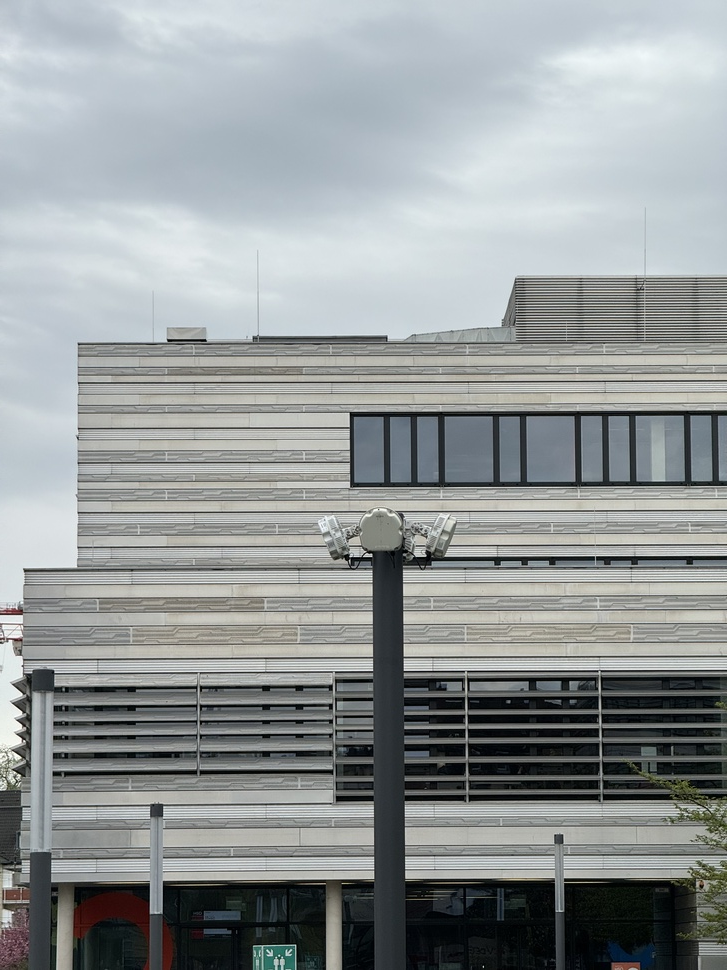
#> input picture images/HSD_duesseldorf_IMG_9907.jpg, 727 x 970 px, shrunk from 3024 x 4032 before the run, found by its file name
$ python colorvec1.py
#> lines starting #> are read from the running program, lines starting #| are printed output that depends on the picture; after the words box and inside, x2 and y2 are one past the last pixel; in counts of white or black regions, pixels touching at a corner belong together
import cv2 as cv
import numpy as np

class ColorVecCalculator:

    def _init_(self):
        self.hls_bins = [18, 4, 4]
        self.hls_max = [180, 256, 256]
        self.epsilon = 10e-10

    def filter_l_s(self, arr: np.ndarray):
        mask = (arr[...,1] > 20) & (arr[...,2] > 50)
        return arr[mask]


    def gen_color_vec(self, img_path: str):
        img = cv.imread(img_path)
#> img is the input picture: shape (970, 727, 3); mean B, G, R 153.1, 152.3, 147.3
        img = cv.cvtColor(img, cv.COLOR_BGR2HLS)
#> img: shape (970, 727, 3); mean of channels 0, 1, 2 76.8, 150.7, 31.2
        hls = self.quantize_channels(img)
        hist = []
        for i in range(hls.shape[-1]):
            idx, counts = np.unique(hls[:, i], return_counts=True)
            bins = np.zeros(self.hls_bins[i])
            bins[idx.astype(int)] = counts #are ints anyway
            hist.append(bins)

        vec = np.concatenate(hist).reshape(1, -1).astype(np.float32)
        return vec

    def quantize_channels(self, hls_arr: np.ndarray):
        hls = self.filter_l_s(hls_arr)
#> in filter_l_s, `mask = (arr[...,1] > 20) & (arr[...,2] > 50)`:
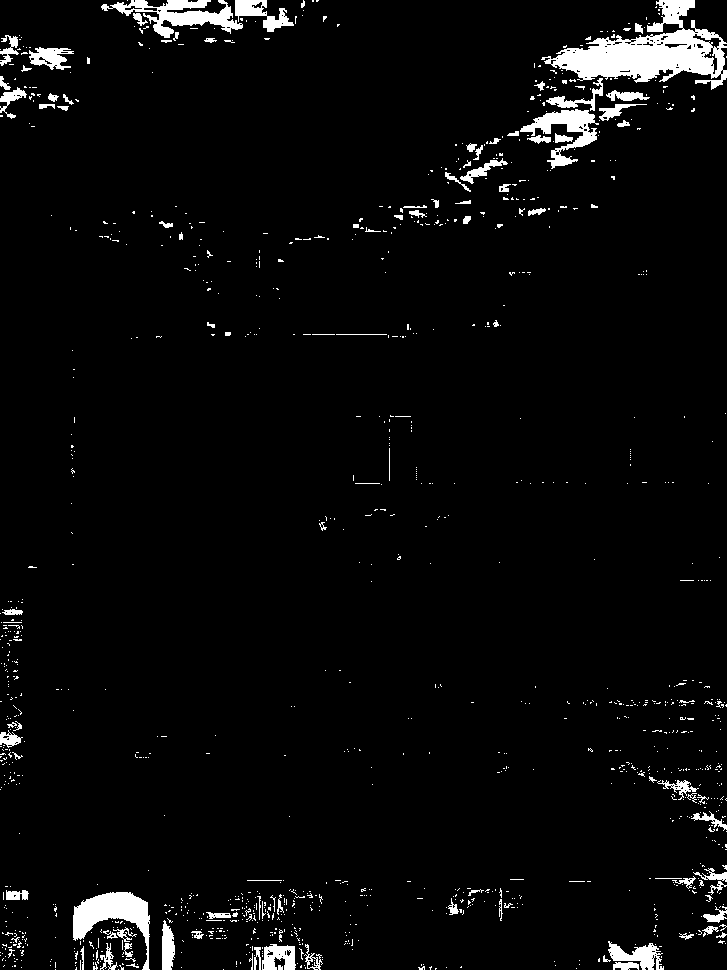
#> mask: shape (970, 727) bool; 3.9% white; 1192 white regions (1084 under 20 px), largest, box (x1, y1, x2, y2) and area: (541, 0, 727, 90) 6870, (73, 892, 150, 970) 2365, (101, 0, 243, 38) 2117
        hls = hls/np.array([180, 256, 256])
        for i in range(hls.shape[-1]):
            hls[...,i] = np.floor(hls[..., i] * self.hls_bins[i])
            hls[...,i][hls[..., i] == self.hls_bins[i]] = self.hls_bins[i]-1  #edge case hue=180
        return hls

if __name__ == "__main__":
    cvc = ColorVecCalculator()
#> (the run stopped early here; a loop or call above may not have finished)

$ run again, with images/HSD_duesseldorf_IMG_9904.jpg copied over images/HSD_duesseldorf_IMG_9907.jpg
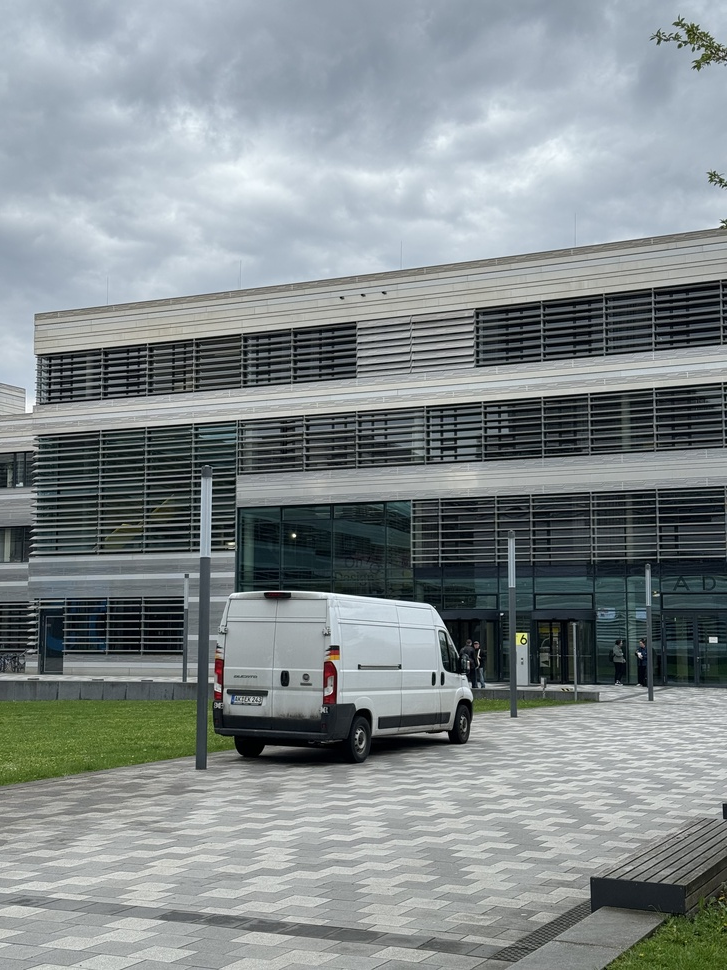
#> input picture images/HSD_duesseldorf_IMG_9904.jpg, 727 x 970 px, shrunk from 3024 x 4032 before the run, found by its file name
#> in gen_color_vec, img is the input picture: shape (970, 727, 3); mean B, G, R 140.8, 139.1, 131.2
#> img: shape (970, 727, 3); mean of channels 0, 1, 2 86.4, 136.8, 36.6
#> in filter_l_s, `mask = (arr[...,1] > 20) & (arr[...,2] > 50)`:
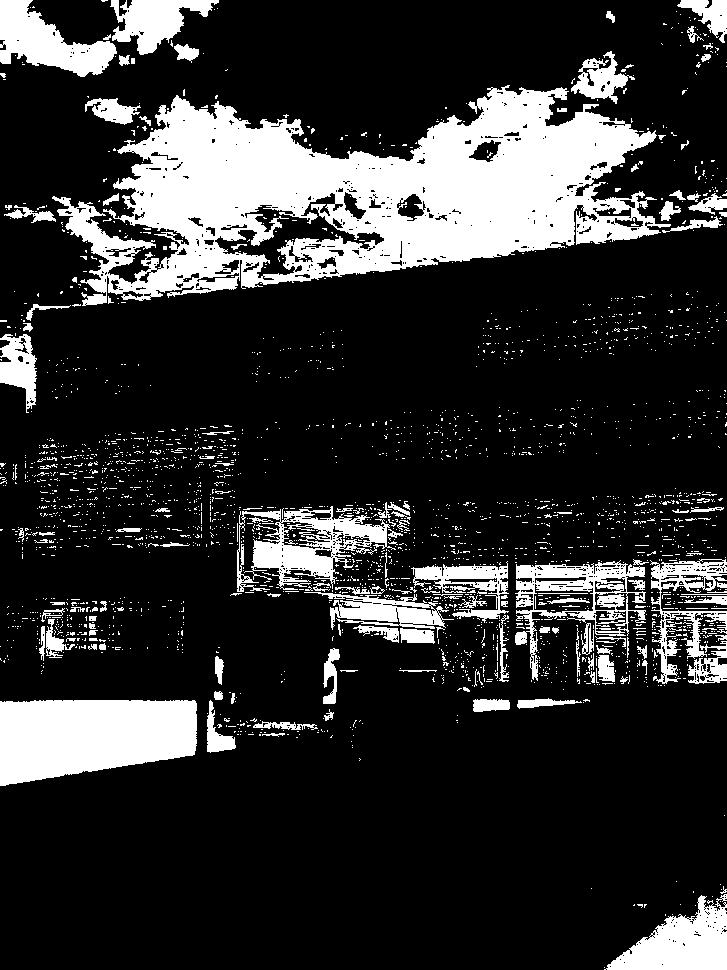
#> mask: shape (970, 727) bool; 19.2% white; 2667 white regions (2512 under 20 px), largest, box (x1, y1, x2, y2) and area: (52, 85, 671, 306) 66555, (0, 700, 197, 786) 13736, (237, 506, 396, 592) 5494

$ run again, with images/HSD_duesseldorf_IMG_9908.jpg copied over images/HSD_duesseldorf_IMG_9907.jpg
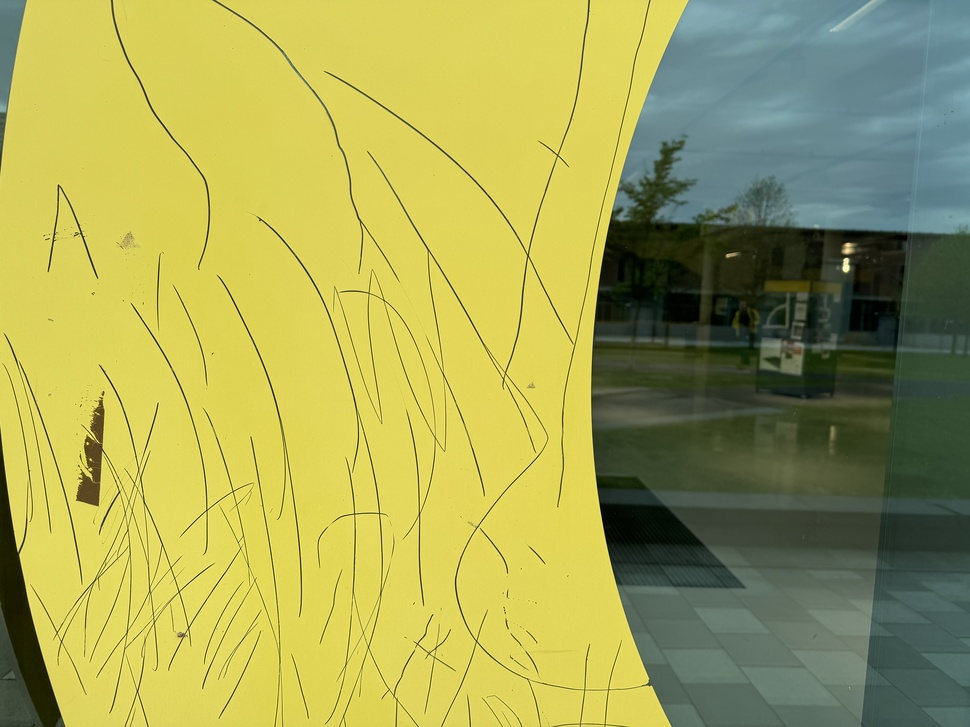
#> input picture images/HSD_duesseldorf_IMG_9908.jpg, 970 x 727 px, shrunk from 5712 x 4284 before the run, found by its file name
#> in gen_color_vec, img is the input picture: shape (727, 970, 3); mean B, G, R 85.8, 164.2, 164.1
#> img: shape (727, 970, 3); mean of channels 0, 1, 2 42.1, 126.5, 131
#> in filter_l_s, `mask = (arr[...,1] > 20) & (arr[...,2] > 50)`:
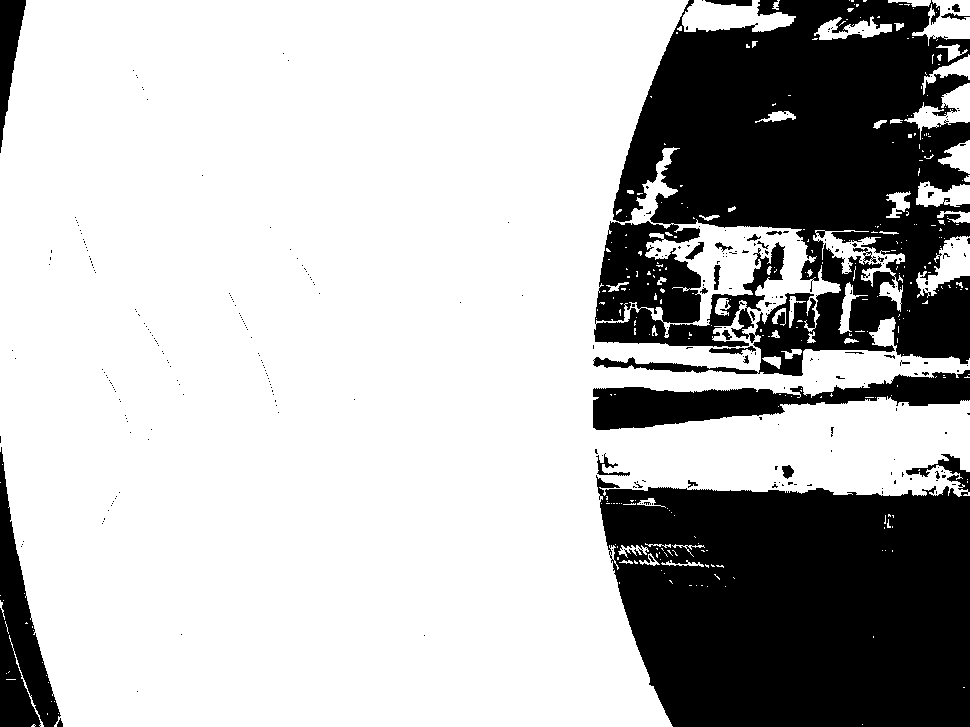
#> mask: shape (727, 970) bool; 72.3% white; 308 black regions (280 under 20 px), largest, box (x1, y1, x2, y2) and area: (593, 0, 970, 376) 93338, (596, 454, 970, 727) 80362, (593, 370, 970, 430) 9724

$ run again, with images/HSD_duesseldorf_IMG_9911.jpg copied over images/HSD_duesseldorf_IMG_9907.jpg
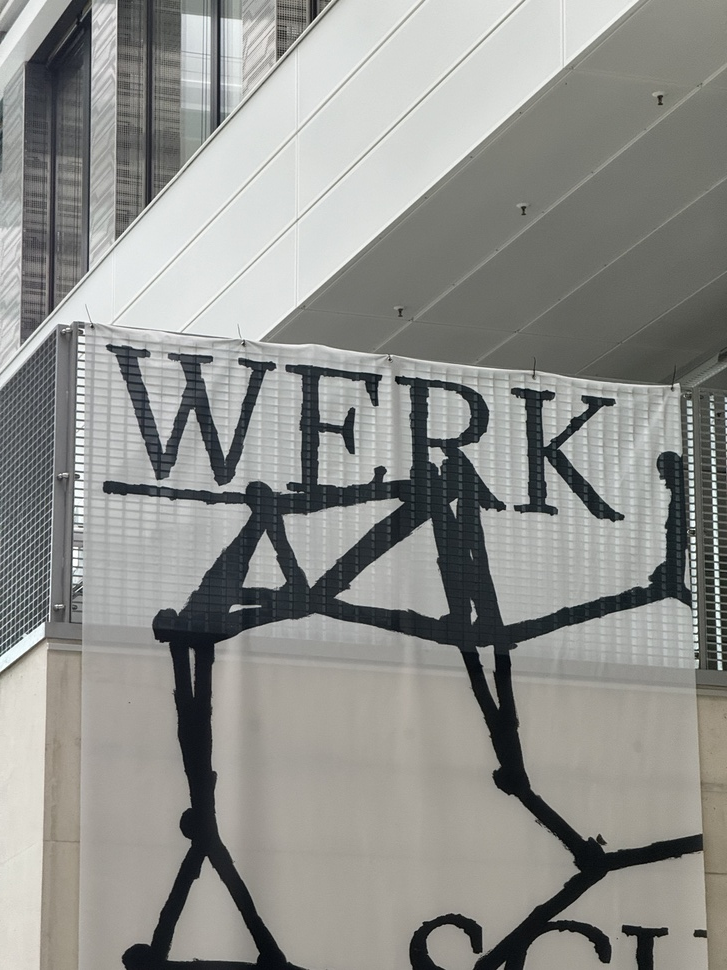
#> input picture images/HSD_duesseldorf_IMG_9911.jpg, 727 x 970 px, shrunk from 3024 x 4032 before the run, found by its file name
#> in gen_color_vec, img is the input picture: shape (970, 727, 3); mean B, G, R 140.6, 144.3, 143.6
#> img: shape (970, 727, 3); mean of channels 0, 1, 2 52.3, 142.7, 14.1
#> in filter_l_s, `mask = (arr[...,1] > 20) & (arr[...,2] > 50)`:
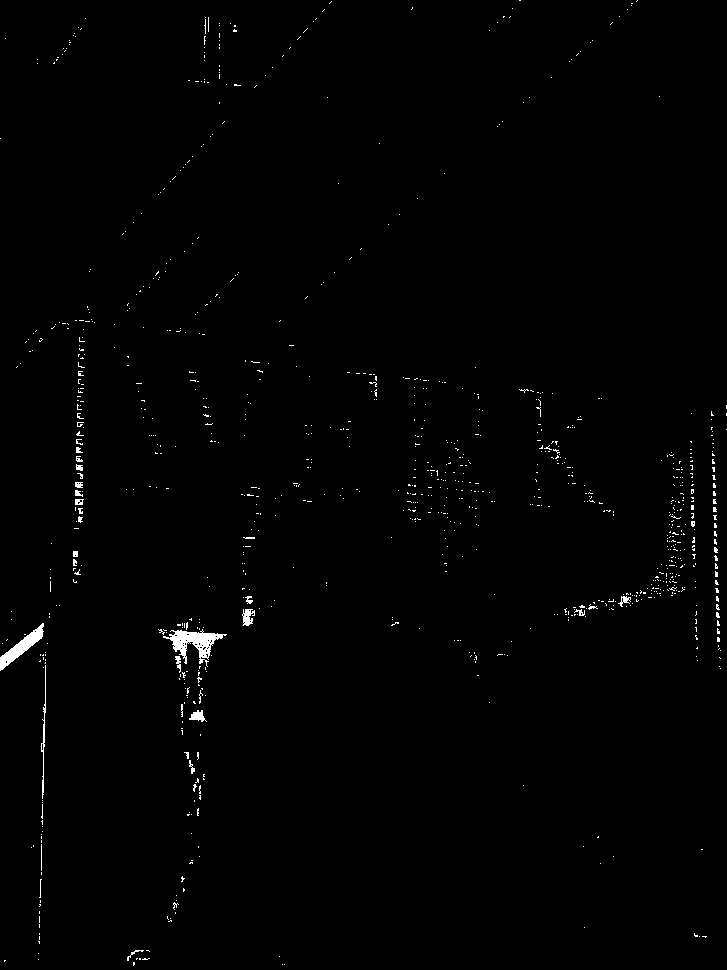
#> mask: shape (970, 727) bool; 0.78% white; 982 white regions (953 under 20 px), largest, box (x1, y1, x2, y2) and area: (163, 629, 227, 667) 891, (0, 623, 44, 671) 609, (41, 665, 46, 799) 196
